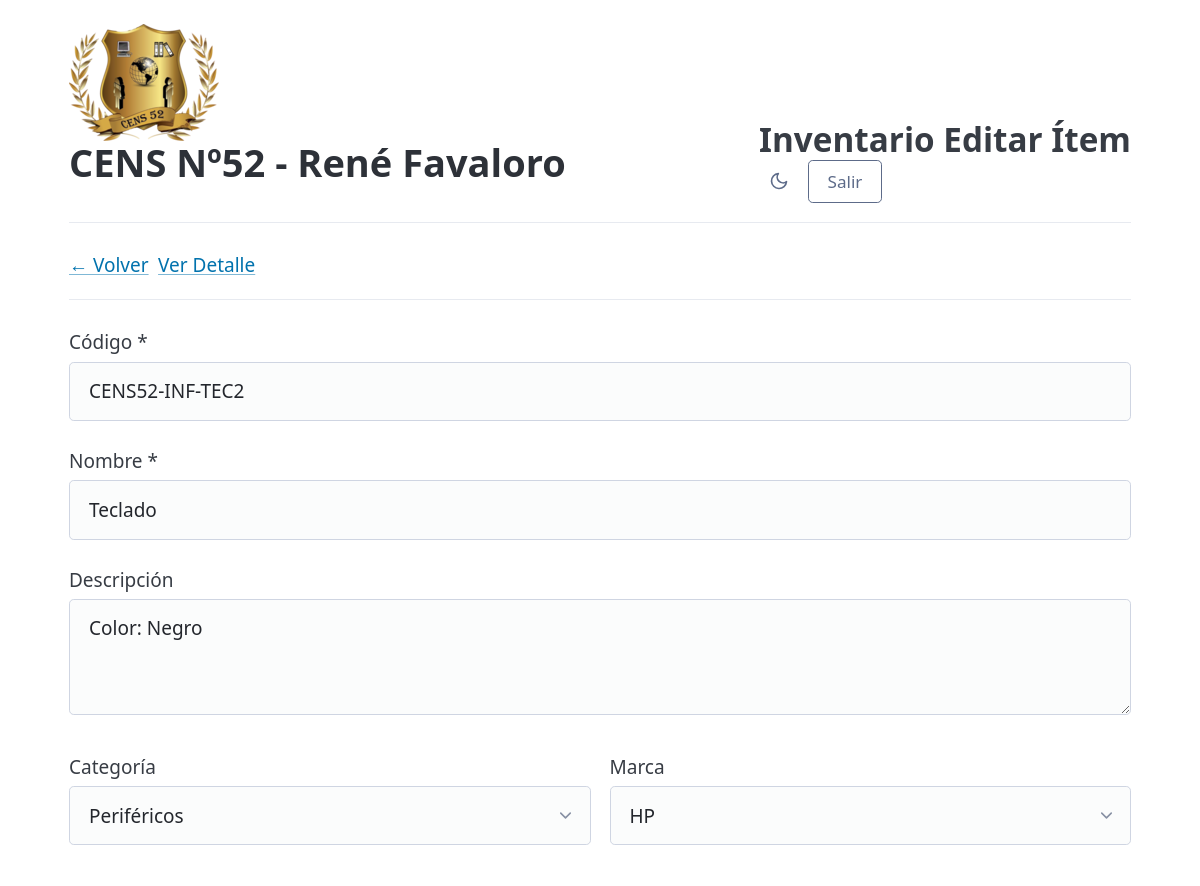
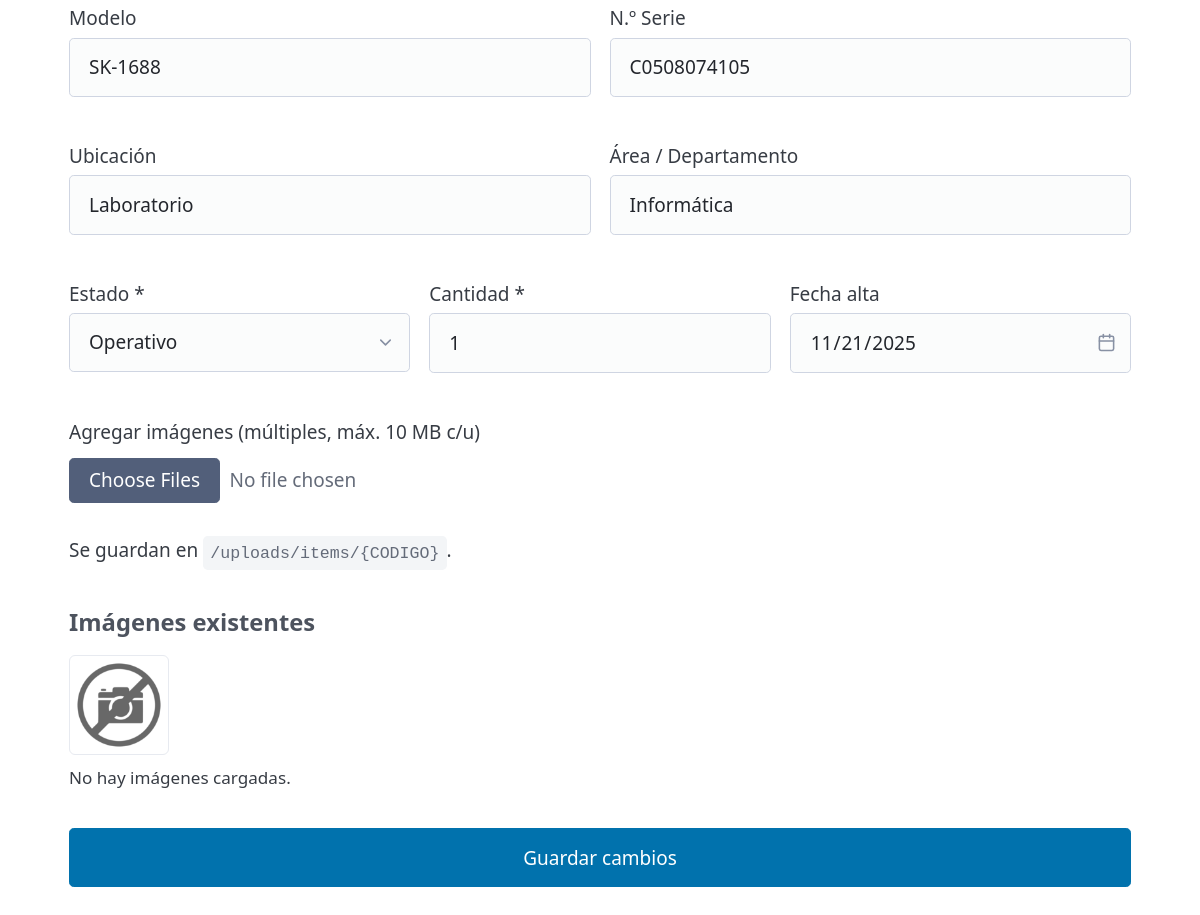
/editar.php?id=70 (signed in), run on the app's committed database (2 pictures, top to bottom).
### tables this page shows
CREATE TABLE IF NOT EXISTS items (
  id                BIGINT UNSIGNED NOT NULL AUTO_INCREMENT,

   
  nombre            VARCHAR(160) NOT NULL,
  codigo            VARCHAR(64)  NOT NULL,
  marca_id          BIGINT UNSIGNED NULL,     
  modelo            VARCHAR(120) NULL,
  nro_serie         VARCHAR(160) NULL,
  cantidad          INT UNSIGNED NOT NULL DEFAULT 1,
  estado            VARCHAR(64)  NOT NULL DEFAULT 'operativo',  
  area_departamento VARCHAR(160) NULL,        
  fecha_alta        DATE         NULL,
  ubicacion         VARCHAR(160) NULL,
  descripcion       TEXT         NULL,
  categoria_id      BIGINT UNSIGNED NULL,     

   
  created_at        TIMESTAMP    NOT NULL DEFAULT CURRENT_TIMESTAMP,
  updated_at        TIMESTAMP    NOT NULL DEFAULT CURRENT_TIMESTAMP ON UPDATE CURRENT_TIMESTAMP,
  deleted_at        TIMESTAMP    NULL DEFAULT NULL,  

  CONSTRAINT pk_items PRIMARY KEY (id),
  CONSTRAINT fk_items_categoria FOREIGN KEY (categoria_id) REFERENCES categorias(id) ON UPDATE CASCADE ON DELETE SET NULL,
  CONSTRAINT fk_items_marca FOREIGN KEY (marca_id) REFERENCES marcas(id) ON UPDATE CASCADE ON DELETE SET NULL
);

CREATE TABLE IF NOT EXISTS categorias (
  id            BIGINT UNSIGNED NOT NULL AUTO_INCREMENT,
  nombre        VARCHAR(120)    NOT NULL,
  slug          VARCHAR(140)    GENERATED ALWAYS AS (LOWER(REPLACE(REPLACE(REPLACE(nombre, ' ', '-'), '_', '-'), '--','-'))) STORED,
  descripcion   VARCHAR(500)    NULL,
  parent_id     BIGINT UNSIGNED NULL,
  created_at    TIMESTAMP       NOT NULL DEFAULT CURRENT_TIMESTAMP,
  updated_at    TIMESTAMP       NOT NULL DEFAULT CURRENT_TIMESTAMP ON UPDATE CURRENT_TIMESTAMP,
  CONSTRAINT pk_categorias PRIMARY KEY (id),
  CONSTRAINT uq_categorias_nombre UNIQUE (nombre),
  CONSTRAINT fk_categorias_parent FOREIGN KEY (parent_id) REFERENCES categorias(id) ON UPDATE CASCADE ON DELETE SET NULL
);

CREATE TABLE IF NOT EXISTS marcas (
  id            BIGINT UNSIGNED NOT NULL AUTO_INCREMENT,
  nombre        VARCHAR(120)    NOT NULL,
  created_at    TIMESTAMP       NOT NULL DEFAULT CURRENT_TIMESTAMP,
  updated_at    TIMESTAMP       NOT NULL DEFAULT CURRENT_TIMESTAMP ON UPDATE CURRENT_TIMESTAMP,
  CONSTRAINT pk_marcas PRIMARY KEY (id),
  CONSTRAINT uq_marcas_nombre UNIQUE (nombre)
);

### public/editar.php (the view, shortened to what this page needs)
<?php
require __DIR__ . '/../app/bootstrap.php';
function h(?string $v): string
{
    return htmlspecialchars((string) $v, ENT_QUOTES, 'UTF-8');
}
$id = isset($_GET['id']) ? (int) $_GET['id'] : 0;
$categorias = $pdo->query("SELECT id, nombre FROM categorias ORDER BY nombre")->fetchAll();
$marcas = $pdo->query("SELECT id, nombre FROM marcas ORDER BY nombre")->fetchAll();
$stmt = $pdo->prepare("SELECT * FROM items WHERE id = :id AND deleted_at IS NULL");
$stmt->execute([':id' => $id]);
$item = $stmt->fetch();
$imgsStmt = $pdo->prepare("SELECT id, ruta, posicion FROM imagenes WHERE item_id = :id ORDER BY posicion ASC, id ASC");
$imgsStmt->execute([':id' => $id]);
$imagenes = $imgsStmt->fetchAll();
?>
<!doctype html>
<html lang="es">
<head>
    <link rel="stylesheet" href="https://cdn.jsdelivr.net/npm/@picocss/pico@2/css/pico.min.css">
    <link rel="stylesheet" href="/assets/ui.css">
</head>
<body>
    <main class="app-container">
        <?php require __DIR__ . '/../app/header.php'; ?>
        <header class="page-header">
            <div class="header-actions">
                <a href="index.php">← Volver</a>
                <a href="ver.php?id=<?= (int) $id ?>">Ver Detalle</a>
            </div>
        </header>
        <form method="post" enctype="multipart/form-data">
            <fieldset>
                <label>Código *<input name="codigo" required maxlength="60" value="<?= h($item['codigo']) ?>"></label>
                <label>Nombre *<input name="nombre" required maxlength="200" value="<?= h($item['nombre']) ?>"></label>
                <label>Descripción<textarea name="descripcion" rows="3"><?= h($item['descripcion'] ?? '') ?></textarea></label>
            </fieldset>
            <fieldset class="grid">
                <label>Categoría
                    <select name="categoria_id" id="select-categoria" onchange="verificarCategoria(this)">
                        <optgroup label="Categorías existentes">
                            <?php foreach ($categorias as $c): ?>
                                <option value="<?= (int) $c['id'] ?>" <?= ((int) ($item['categoria_id'] ?? 0) === (int) $c['id']) ? 'selected' : '' ?>>
                                    <?= h($c['nombre']) ?>
                                </option>
                            <?php endforeach; ?>
                        </optgroup>
                    </select>
                </label>
                <label>Marca
                  <select name="marca_id" id="select-marca" onchange="verificarMarca(this)">
                    <optgroup label="Marcas existentes">
                      <?php foreach ($marcas as $m): ?>
                        <option value="<?= (int)$m['id'] ?>" <?= ((int)($item['marca_id']??0) === (int)$m['id']) ? 'selected' : '' ?>>
                          <?= h($m['nombre']) ?>
                        </option>
                      <?php endforeach; ?>
                    </optgroup>
                  </select>
                </label>
            </fieldset>
            <fieldset class="grid">
                <label>Modelo<input name="modelo" maxlength="120" value="<?= h($item['modelo'] ?? '') ?>"></label>
                <label>N.º Serie<input name="nro_serie" maxlength="160" value="<?= h($item['nro_serie'] ?? '') ?>"></label>
            </fieldset>
            <fieldset class="grid">
                <label>Ubicación<input name="ubicacion" maxlength="160" value="<?= h($item['ubicacion'] ?? '') ?>"></label>
                <label>Área / Departamento<input name="area_departamento" maxlength="160"
                        value="<?= h($item['area_departamento'] ?? '') ?>"></label>
            </fieldset>
            <fieldset class="grid">
                <label>Estado *
                    <select name="estado" required>
                        <?php $sel = $item['estado'] ?? 'operativo';
                        foreach (['operativo', 'en_reparacion', 'baja', 'stock'] as $v) {
                            echo '<option value="' . $v . '" ' . ($sel === $v ? 'selected' : '') . '>' . ucfirst(str_replace('_', ' ', $v)) . '</option>';
                        } ?>
                    </select>
                </label>
                <label>Cantidad *<input type="number" name="cantidad" min="1" step="1" required
                        value="<?= h((string) $item['cantidad']) ?>"></label>
                <label>Fecha alta<input type="date" name="fecha_alta" value="<?= h($item['fecha_alta'] ?? '') ?>"></label>
            </fieldset>
            <fieldset>
                <label>Agregar imágenes (múltiples, máx. 10 MB c/u)
                    <input type="file" name="imagenes[]" accept="image/*" multiple>
                </label>
                <p class="muted">Se guardan en <code>/uploads/items/{CODIGO}</code>.</p>
            </fieldset>
            <fieldset>
                <h4>Imágenes existentes</h4>
                <?php if (!$imagenes): ?>
                    <div style="margin-bottom: 1rem;">
                         <img src="/assets/no_image.png" alt="Sin imagen" style="width: 100px; height: 100px; object-fit: contain; border-radius: 6px; border: 1px solid var(--pico-muted-border-color);">
                         <p class="muted" style="font-size: 0.9em; margin-top: 0.5rem;">No hay imágenes cargadas.</p>
                    </div>
                <?php endif; ?>
            </fieldset>
            <button type="submit">Guardar cambios</button>
        </form>
    </main>
</body>
</html>

### public/assets/ui.css (style rules this page uses)
.app-container { max-width: 1100px; margin-inline: auto; padding-inline: clamp(0.5rem, 2vw, 1rem); padding-block: clamp(0.75rem, 2vw, 2rem); overflow-x: hidden; }
.page-header { display: flex; align-items: flex-end; justify-content: space-between; gap: 1rem; margin-bottom: 1.5rem; flex-wrap: wrap; border-bottom: 1px solid var(--pico-muted-border-color); padding-bottom: 1rem; }
.page-header .header-actions { display: flex; gap: 0.5rem; }
button, a[role="button"] { padding: 0.4rem 1rem; font-size: 0.9rem; }

### data on the page
items: codigo "CENS52-INF-TEC2", nombre "Teclado", descripcion "Color: Negro", categoria_id "Periféricos", marca_id "HP", modelo "SK-1688", nro_serie "C0508074105", ubicacion "Laboratorio", area_departamento "Informática", estado "Operativo", cantidad "1", fecha_alta "11/21/2025"

### other printed values
$header_title "Editar Ítem"
